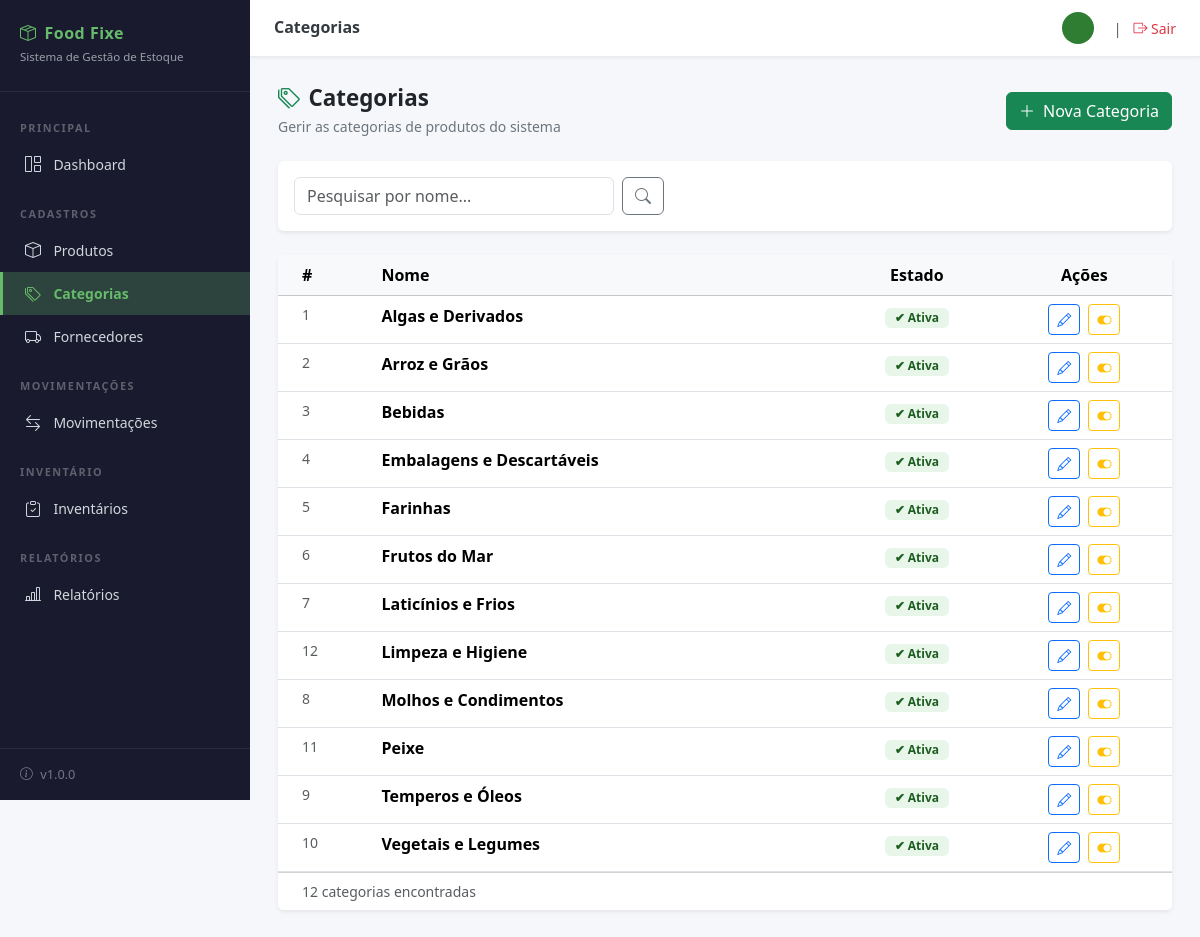
/categorias/ (signed in), run on the app's committed database.
### estoque/models.py (models this page shows, shortened)
class Categoria(models.Model):
    categoria = models.CharField('Categoria', max_length=100, unique=True)
    ativo     = models.BooleanField('Ativa', default=True)
    class Meta:
        verbose_name        = 'Categoria'
        verbose_name_plural = 'Categorias'
        ordering            = ['categoria']

### estoque/views.py (the view)
# urls.py: path('categorias/',                    views.categoria_lista,        name='categoria_lista'),
@login_required(login_url='login')
def categoria_lista(request):
    pesquisa   = request.GET.get('q', '')
    categorias = Categoria.objects.all().order_by('categoria')
    if pesquisa:
        categorias = categorias.filter(categoria__icontains=pesquisa)
    return render(request, 'estoque/categoria_lista.html', {
        'categorias': categorias,
        'pesquisa':   pesquisa,
    })

### estoque/templates/estoque/categoria_lista.html (shortened to what this page needs)
{% extends 'estoque/base.html' %}
{% block page_title %}Categorias{% endblock %}
{% block content %}
<div class="page-header d-flex justify-content-between align-items-center">
    <div>
        <h1><i class="bi bi-tags me-2 text-success"></i>Categorias</h1>
        <p>Gerir as categorias de produtos do sistema</p>
    </div>
    <a href="{% url 'categoria_criar' %}" class="btn btn-success">
        <i class="bi bi-plus-lg me-1"></i> Nova Categoria
    </a>
</div>
<div class="card border-0 shadow-sm mb-4">
    <div class="card-body py-3">
        <form method="GET" class="d-flex gap-2">
            <input type="text" name="q" value="{{ pesquisa }}"
                   class="form-control" placeholder="Pesquisar por nome..."
                   style="max-width:320px;">
            <button type="submit" class="btn btn-outline-secondary">
                <i class="bi bi-search"></i>
            </button>
        </form>
    </div>
</div>
<div class="card border-0 shadow-sm">
    <div class="card-body p-0">
        {% if categorias %}
        <div class="table-responsive">
            <table class="table table-hover mb-0">
                <thead class="table-light">
                    <tr>
                        <th class="ps-4">#</th>
                        <th>Nome</th>
                        <th class="text-center">Estado</th>
                        <th class="text-center">Ações</th>
                    </tr>
                </thead>
                <tbody>
                    {% for cat in categorias %}
                    <tr>
                        <td class="ps-4 text-muted small">{{ cat.pk }}</td>
                        <td class="fw-semibold">{{ cat.categoria }}</td>
                        <td class="text-center">
                            {% if cat.ativo %}
                                <span class="badge"
                                      style="background:#e8f5e9;color:#1b5e20;padding:4px 10px;">
                                    ✔ Ativa
                                </span>
                            {% else %}
                                <span class="badge"
                                      style="background:#ffebee;color:#b71c1c;padding:4px 10px;">
                                    ✘ Inativa
                                </span>
                            {% endif %}
                        </td>
                        <td class="text-center">
                            <a href="{% url 'categoria_editar' cat.pk %}"
                               class="btn btn-sm btn-outline-primary me-1"
                               title="Editar">
                                <i class="bi bi-pencil"></i>
                            </a>
                            <a href="{% url 'categoria_toggle' cat.pk %}"
                               class="btn btn-sm {% if cat.ativo %}btn-outline-warning{% else %}btn-outline-success{% endif %}"
                               title="{% if cat.ativo %}Desativar{% else %}Ativar{% endif %}"
                               onclick="return confirm('{% if cat.ativo %}Desativar{% else %}Ativar{% endif %} a categoria {{ cat.categoria }}?')">
                                <i class="bi bi-{% if cat.ativo %}toggle-on{% else %}toggle-off{% endif %}"></i>
                            </a>
                        </td>
                    </tr>
                    {% endfor %}
                </tbody>
            </table>
        </div>
        {% endif %}
    </div>
    {% if categorias %}
    <div class="card-footer bg-white text-muted small py-2 px-4">
        {{ categorias|length }} categoria{{ categorias|length|pluralize:",s" }} encontrada{{ categorias|length|pluralize:",s" }}
    </div>
    {% endif %}
</div>
{% endblock %}

### estoque/templates/estoque/base.html (style rules this page uses)
:root { --sidebar-width: 250px; --cor-primaria: #1b5e20; --cor-primaria-clara: #2e7d32; --cor-acento: #66bb6a; --cor-sidebar-bg: #1a1a2e; --cor-sidebar-texto: #cfd8dc; --cor-sidebar-hover: rgba(102,187,106,0.15); --cor-sidebar-ativo: rgba(102,187,106,0.25); }
body { background-color: #f5f7fa; font-family: 'Segoe UI', sans-serif; }
.page-header { margin-bottom: 1.5rem; }
.page-header h1 { font-size: 1.4rem; font-weight: 700; color: #212529; margin: 0; }
.page-header p { color: #6c757d; font-size: 0.875rem; margin: 0.25rem 0 0; }

### data on the page
Categoria: pk "1", categoria "Algas e Derivados", ativo "✔ Ativa"
Categoria: pk "2", categoria "Arroz e Grãos", ativo "✔ Ativa"
Categoria: pk "3", categoria "Bebidas", ativo "✔ Ativa"
Categoria: pk "4", categoria "Embalagens e Descartáveis", ativo "✔ Ativa"
Categoria: pk "5", categoria "Farinhas", ativo "✔ Ativa"
Categoria: pk "6", categoria "Frutos do Mar", ativo "✔ Ativa"
Categoria: pk "7", categoria "Laticínios e Frios", ativo "✔ Ativa"
Categoria: pk "12", categoria "Limpeza e Higiene", ativo "✔ Ativa"
Categoria: pk "8", categoria "Molhos e Condimentos", ativo "✔ Ativa"
Categoria: pk "11", categoria "Peixe", ativo "✔ Ativa"
Categoria: pk "9", categoria "Temperos e Óleos", ativo "✔ Ativa"
Categoria: pk "10", categoria "Vegetais e Legumes", ativo "✔ Ativa"

### other printed values
{{ categorias|length }} "12"
